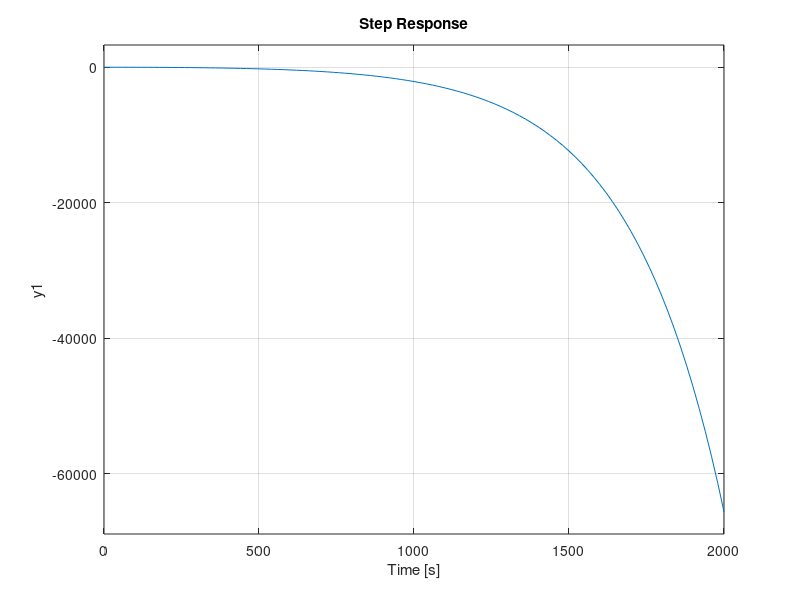

Write the MATLAB code that produced this figure.
%this program design the PD controller for balance control using the
%inverted pendulum model
%Author: Jake Chung
%Spring 2020 (COVID19)

clear
close all
clc

%% Define physical parameters.
m = 82; %mass in kg
R = 0.1; %radius of the cylinder in meters
L = 1.83; %length of the cylinder in meters
phi = 70; %angle of the muscle attachment
a = 0.1; %length of the base of the cylinder to the attachment of the muscle m
b = 0.3; %damping of the inverted pendulum
I = 1/4*m*R^2+1/3*m*L^2;
d = a*sind(phi);

%% define the transfer function
s = tf('s');
sys_tf = 1/(-I/d*s^2+b/d*s);

step(sys_tf)
